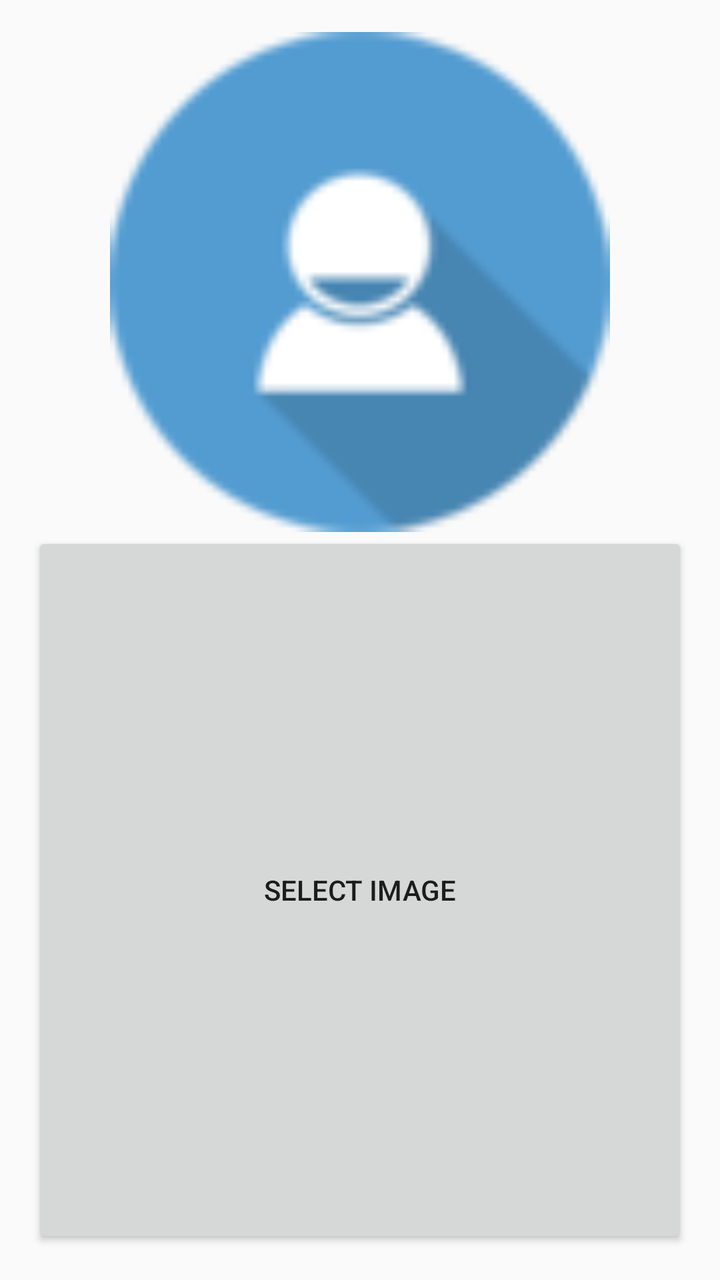
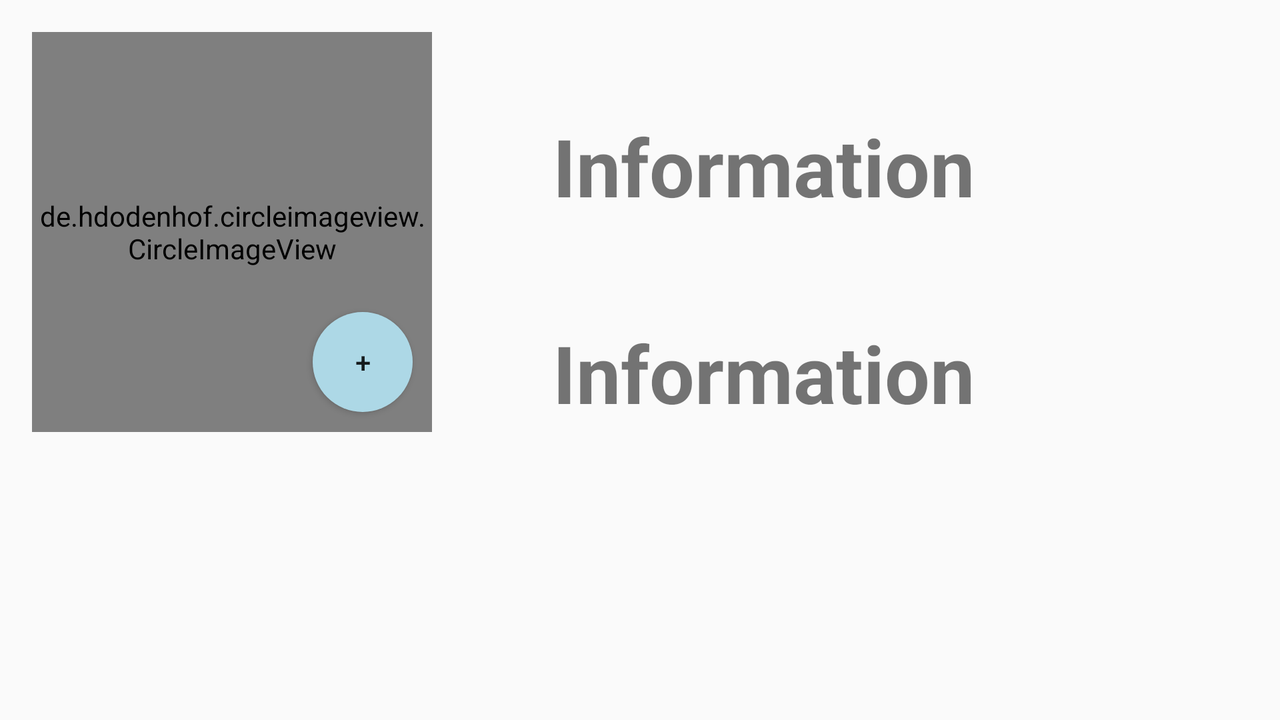

Compare how this app lays out the same screen by default and in its alternative resource folder. The renders come first, then the two layout files and the values they reference.
<!-- AndroidManifest.xml: application theme AppTheme.NoActionBar -->
<!-- res/layout/activity_home__page.xml -->
<?xml version="1.0" encoding="utf-8"?>
<RelativeLayout xmlns:android="http://schemas.android.com/apk/res/android"
    xmlns:tools="http://schemas.android.com/tools"
    android:layout_width="match_parent"
    android:layout_height="match_parent"
    android:paddingBottom="@dimen/activity_vertical_margin"
    android:paddingLeft="@dimen/activity_horizontal_margin"
    android:paddingRight="@dimen/activity_horizontal_margin"
    android:paddingTop="@dimen/activity_vertical_margin"
    tools:context="com.example.mukesh.medisys.Home_Page">

    <ImageView
        android:id="@+id/profile_pic"
        android:layout_width="match_parent"
        android:layout_height="250dp"
        android:src="@drawable/default_icon"
        />

    <Button
        android:id="@+id/select_image"
        android:layout_width="match_parent"
        android:layout_height="match_parent"
        android:layout_below="@+id/profile_pic"
        android:text="select image"/>

</RelativeLayout>
<!-- resources referenced by this layout -->
<resources>
  <dimen name="activity_horizontal_margin">16dp</dimen>
  <dimen name="activity_vertical_margin">16dp</dimen>
  <!-- drawable default_icon: png bitmap (drawable, 2773 bytes) -->
  <style name="AppTheme.NoActionBar">
          <item name="windowActionBar">false</item>
          <item name="windowNoTitle">true</item>
      </style>
</resources>
<!-- res/layout-land/activity_home__page.xml (the repository's variant of the layout above) -->
<!-- drawn on the phone turned sideways -->
<?xml version="1.0" encoding="utf-8"?>
<LinearLayout xmlns:android="http://schemas.android.com/apk/res/android"
    xmlns:tools="http://schemas.android.com/tools"
    android:layout_width="match_parent"
    android:layout_height="match_parent"
    xmlns:app="http://schemas.android.com/apk/res-auto"
    android:paddingBottom="@dimen/activity_vertical_margin"
    android:paddingLeft="@dimen/activity_horizontal_margin"
    android:paddingRight="@dimen/activity_horizontal_margin"
    android:paddingTop="@dimen/activity_vertical_margin"

    tools:context="com.example.mukesh.medisys.Home_Page">

    <de.hdodenhof.circleimageview.CircleImageView
        android:id="@+id/profile_pic"
        android:layout_width="@dimen/doublecent"
        android:layout_height="@dimen/doublecent"
        android:layout_centerHorizontal="true"
        app:civ_border_width="@dimen/two"
        app:civ_border_color="@color/light_black"
        android:src="@drawable/default_icon"
        />

    <Button
        android:id="@+id/select_image"
        android:layout_marginTop="@dimen/double_seventy"
        android:layout_marginLeft="@dimen/negative_sixty"
        style="@style/select_profile"/>

    <LinearLayout
        android:layout_width="wrap_content"
        android:layout_height="wrap_content"
        android:orientation="vertical"
        android:layout_marginTop="@dimen/negative_ten"
        android:layout_marginLeft="@dimen/seventy">
        <TextView
            android:id="@+id/profile_name"
            android:layout_below="@+id/profile_pic"
            style="@style/Input_fields"/>


        <TextView
            android:id="@+id/profile_mobile_no"
            android:layout_below="@+id/profile_name"
            style="@style/Input_fields"/>
    </LinearLayout>

</LinearLayout>
<!-- resources referenced by the variant -->
<!-- as the phone turned sideways resolves them -->
<resources>
  <color name="light_black">#FF000000</color>
  <dimen name="activity_horizontal_margin">16dp</dimen>
  <dimen name="activity_vertical_margin">16dp</dimen>
  <dimen name="double_seventy">140dp</dimen>
  <dimen name="doublecent">200dp</dimen>
  <dimen name="negative_sixty">-60dp</dimen>
  <dimen name="negative_ten">-10dp</dimen>
  <dimen name="seventy">70dp</dimen>
  <dimen name="two">2dp</dimen>
  <!-- drawable default_icon: png bitmap (drawable, 2773 bytes) -->
  <style name="Input_fields">
          <item name="android:layout_width">wrap_content</item>
          <item name="android:layout_height">wrap_content</item>
          <item name="android:text">Information</item>
          <item name="android:layout_marginTop">@dimen/halfcent</item>
          <item name="android:layout_centerHorizontal">true</item>
          <item name="android:textStyle">bold</item>
          <item name="android:textSize">@dimen/text_size</item>
      </style>
  <style name="select_profile">
          <item name="android:layout_width">@dimen/halfcent</item>
          <item name="android:layout_height">@dimen/halfcent</item>
          <item name="android:text">+</item>
          <item name="android:layout_below">@+id/profile_pic</item>
          <item name="android:layout_alignRight">@+id/profile_pic</item>
          <item name="android:layout_marginTop">@dimen/negative_sixty</item>
          <item name="android:background">@drawable/circular_shape</item>
      </style>
  <style name="AppTheme.NoActionBar">
          <item name="windowActionBar">false</item>
          <item name="windowNoTitle">true</item>
      </style>
  <dimen name="halfcent">50dp</dimen>
  <dimen name="text_size">40sp</dimen>
  <!-- drawable circular_shape (drawable) -->
  <?xml version="1.0" encoding="utf-8"?>
  <selector xmlns:android="http://schemas.android.com/apk/res/android">
      <item android:state_pressed="false">
          <shape android:shape="oval">
              <solid android:color="#add8e6"/>
          </shape>
      </item>
      <item android:state_pressed="true">
          <shape android:shape="oval">
              <solid android:color="#add8e6"/>
          </shape>
      </item>
  </selector>
</resources>
